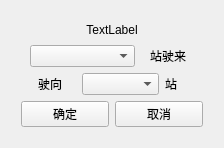
<?xml version="1.0" encoding="UTF-8"?>
<ui version="4.0">
 <class>ModifyRelevantStationsKSKClass</class>
 <widget class="QWidget" name="ModifyRelevantStationsKSKClass">
  <property name="geometry">
   <rect>
    <x>0</x>
    <y>0</y>
    <width>224</width>
    <height>148</height>
   </rect>
  </property>
  <property name="windowTitle">
   <string>ModifyRelevantStationsKSK</string>
  </property>
  <layout class="QHBoxLayout" name="horizontalLayout_4">
   <item>
    <layout class="QVBoxLayout" name="verticalLayout">
     <property name="leftMargin">
      <number>10</number>
     </property>
     <property name="topMargin">
      <number>10</number>
     </property>
     <property name="rightMargin">
      <number>10</number>
     </property>
     <property name="bottomMargin">
      <number>10</number>
     </property>
     <item>
      <widget class="QLabel" name="label">
       <property name="text">
        <string>TextLabel</string>
       </property>
       <property name="alignment">
        <set>Qt::AlignCenter</set>
       </property>
      </widget>
     </item>
     <item>
      <layout class="QHBoxLayout" name="horizontalLayout_2" stretch="1,1">
       <item>
        <widget class="QComboBox" name="Come">
         <property name="maximumSize">
          <size>
           <width>105</width>
           <height>16777215</height>
          </size>
         </property>
        </widget>
       </item>
       <item>
        <widget class="QLabel" name="label_2">
         <property name="maximumSize">
          <size>
           <width>43</width>
           <height>16777215</height>
          </size>
         </property>
         <property name="text">
          <string>站驶来</string>
         </property>
        </widget>
       </item>
      </layout>
     </item>
     <item>
      <layout class="QHBoxLayout" name="horizontalLayout" stretch="1,2,1">
       <property name="leftMargin">
        <number>17</number>
       </property>
       <item>
        <widget class="QLabel" name="label_3">
         <property name="text">
          <string>驶向</string>
         </property>
        </widget>
       </item>
       <item>
        <widget class="QComboBox" name="Sail"/>
       </item>
       <item>
        <widget class="QLabel" name="label_4">
         <property name="text">
          <string>站</string>
         </property>
        </widget>
       </item>
      </layout>
     </item>
     <item>
      <layout class="QHBoxLayout" name="horizontalLayout_3">
       <item>
        <widget class="QPushButton" name="Confirm">
         <property name="text">
          <string>确定</string>
         </property>
        </widget>
       </item>
       <item>
        <widget class="QPushButton" name="Cancel">
         <property name="text">
          <string>取消</string>
         </property>
        </widget>
       </item>
      </layout>
     </item>
    </layout>
   </item>
  </layout>
 </widget>
 <layoutdefault spacing="6" margin="11"/>
 <resources/>
 <connections/>
</ui>
